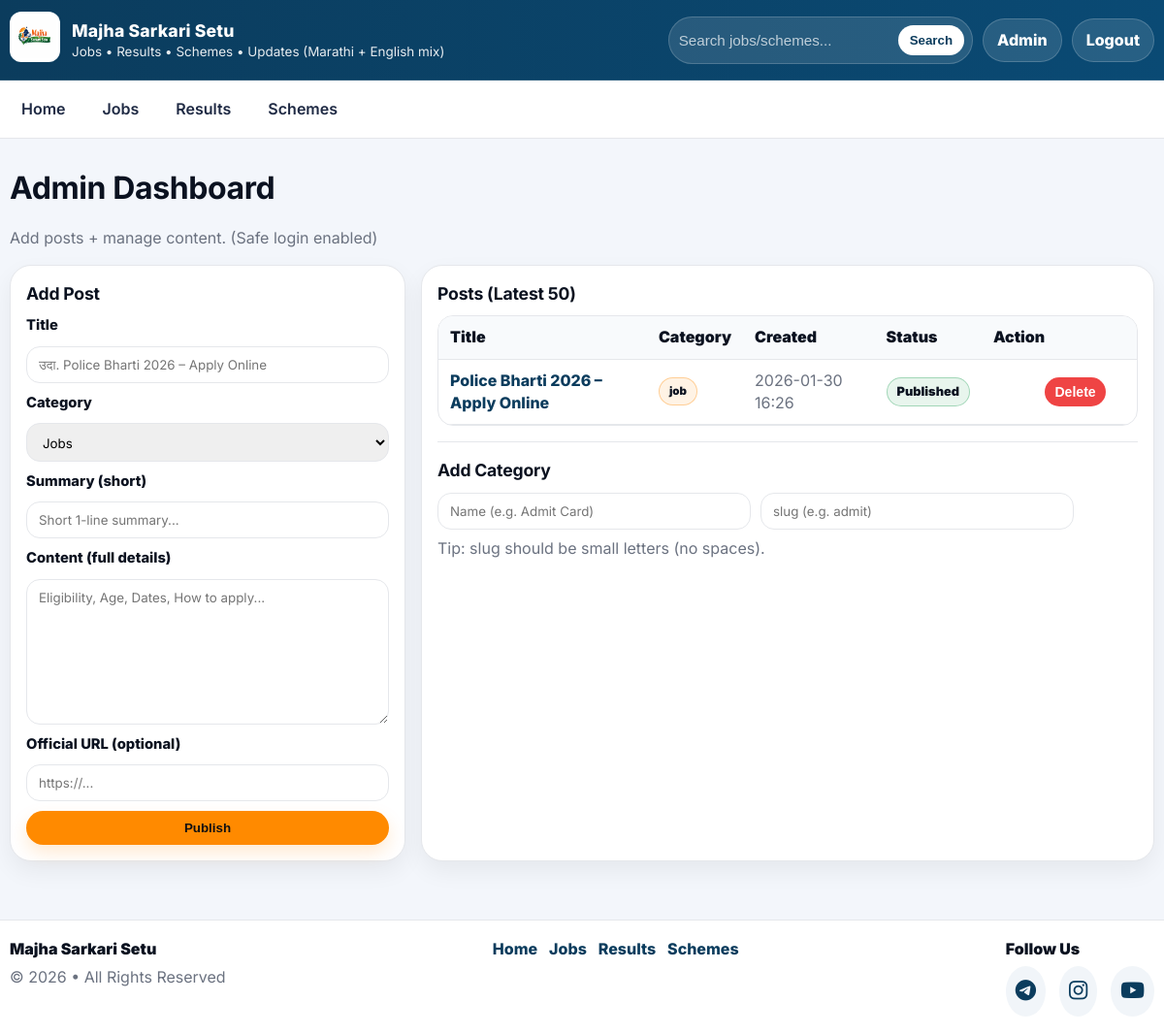
/admin (signed in), run on the app's committed database.
### tables this page shows
CREATE TABLE posts (
                id INTEGER PRIMARY KEY AUTOINCREMENT,
                title TEXT NOT NULL,
                category_slug TEXT NOT NULL,
                summary TEXT NOT NULL,
                content TEXT NOT NULL,
                source_url TEXT,
                created_at TEXT NOT NULL,
                is_published INTEGER NOT NULL DEFAULT 1
            );

### app.py (the view)
    @app.get("/admin")
    @admin_required
    def admin_dashboard():
        con = get_db()
        cats = con.execute("SELECT name, slug FROM categories ORDER BY id").fetchall()
        posts = con.execute(
            """SELECT id, title, category_slug, created_at, is_published
               FROM posts ORDER BY id DESC LIMIT 50"""
        ).fetchall()
        con.close()
        return render_template("admin.html", cats=cats, posts=posts)

### templates/admin.html (shortened to what this page needs)
{% extends "base.html" %}
{% block content %}
<div class="pagehead">
  <h1>Admin Dashboard</h1>
  <p class="muted">Add posts + manage content. (Safe login enabled)</p>
</div>
<div class="admingrid">
  <section class="card">
    <div class="section__head">
      <h2>Add Post</h2>
    </div>
    <form method="post" action="{{ url_for('admin_add_post') }}" class="form">
      <label>Title</label>
      <input name="title" required placeholder="उदा. Police Bharti 2026 – Apply Online">
      <label>Category</label>
      <select name="category_slug" required>
        {% for c in cats %}
          <option value="{{ c['slug'] }}">{{ c['name'] }}</option>
        {% endfor %}
      </select>
      <label>Summary (short)</label>
      <input name="summary" required placeholder="Short 1-line summary...">
      <label>Content (full details)</label>
      <textarea name="content" required rows="8" placeholder="Eligibility, Age, Dates, How to apply..."></textarea>
      <label>Official URL (optional)</label>
      <input name="source_url" placeholder="https://...">
      <button class="btn" type="submit">Publish</button>
    </form>
  </section>
  <section class="card">
    <div class="section__head">
      <h2>Posts (Latest 50)</h2>
    </div>
    <div class="tablewrap">
      <table class="table">
        <thead>
          <tr>
            <th>Title</th>
            <th>Category</th>
            <th>Created</th>
            <th>Status</th>
            <th style="width:160px;">Action</th>
          </tr>
        </thead>
        <tbody>
          {% for p in posts %}
          <tr>
            <td><a class="link" href="{{ url_for('post', post_id=p['id']) }}" target="_blank">{{ p['title'] }}</a></td>
            <td><span class="pill pill--{{ p['category_slug'] }}">{{ p['category_slug'] }}</span></td>
            <td class="muted">{{ p['created_at'] }}</td>
            <td>
              {% if p['is_published'] == 1 %}
                <span class="status status--ok">Published</span>
              {% else %}
                <span class="status status--off">Draft</span>
              {% endif %}
            </td>
            <td>
              <a class="btn btn--sm btn--ghost" href="{{ url_for('admin_edit_post', post_id=p['id']) }}">Edit</a>
              <form method="post" action="{{ url_for('admin_delete_post', post_id=p['id']) }}" style="display:inline;" onsubmit="return confirm('Delete this post?');">
                <button class="btn btn--sm btn--danger" type="submit">Delete</button>
              </form>
            </td>
          </tr>
          {% else %}
          <tr><td colspan="5" class="muted">No posts yet.</td></tr>
          {% endfor %}
        </tbody>
      </table>
    </div>
    <hr class="hr">
    <div class="section__head">
      <h2>Add Category</h2>
    </div>
    <form method="post" action="{{ url_for('admin_add_category') }}" class="form form--inline">
      <input name="name" placeholder="Name (e.g. Admit Card)" required>
      <input name="slug" placeholder="slug (e.g. admit)" required>
      <button class="btn btn--ghost" type="submit">Add</button>
    </form>
    <div class="muted" style="margin-top:8px;">Tip: slug should be small letters (no spaces).</div>
  </section>
</div>
{% endblock %}

### templates/base.html (shortened to what this page needs)
<!doctype html>
<html lang="mr">
<head>
  <link rel="stylesheet" href="{{ url_for('static', filename='style.css') }}">
  <link rel="stylesheet" href="https://cdnjs.cloudflare.com/ajax/libs/font-awesome/6.5.0/css/all.min.css">
</head>
<body>
  <header class="topbar">
    <div class="wrap topbar__inner">
      <div class="brand">
        <a class="brand__logo" href="{{ url_for('home') }}">
          <img src="{{ url_for('static', filename='images/logo.png') }}" alt="{{ site_name }} logo">
        </a>
        <div class="brand__text">
          <a class="brand__name" href="{{ url_for('home') }}">{{ site_name }}</a>
          <div class="brand__tag">Jobs • Results • Schemes • Updates (Marathi + English mix)</div>
        </div>
      </div>
      <div class="topbar__actions">
        <form class="search" action="{{ url_for('search') }}" method="get">
          <input name="q" placeholder="Search jobs/schemes..." value="{{ request.args.get('q','') }}">
          <button type="submit" aria-label="Search">Search</button>
        </form>
        {% if session.get('admin') %}
          <a class="btn btn--ghost" href="{{ url_for('admin_dashboard') }}">Admin</a>
          <a class="btn btn--ghost" href="{{ url_for('admin_logout') }}">Logout</a>
        {% else %}
          <a class="btn btn--ghost" href="{{ url_for('admin_login') }}">Admin Login</a>
        {% endif %}
      </div>
    </div>
  </header>
  <nav class="nav">
    <div class="wrap nav__inner">
      <a href="{{ url_for('home') }}">Home</a>
      <a href="{{ url_for('category', slug='job') }}">Jobs</a>
      <a href="{{ url_for('category', slug='result') }}">Results</a>
      <a href="{{ url_for('category', slug='scheme') }}">Schemes</a>
    </div>
  </nav>
  <main class="wrap main">
    {% block content %}{% endblock %}
  </main>
  <footer class="footer">
    <div class="wrap footer__inner">
      <div>
        <div class="footer__title">{{ site_name }}</div>
        <div class="muted">© {{ year }} • All Rights Reserved</div>
      </div>
      <div class="footer__links">
        <a href="{{ url_for('home') }}">Home</a>
        <a href="{{ url_for('category', slug='job') }}">Jobs</a>
        <a href="{{ url_for('category', slug='result') }}">Results</a>
        <a href="{{ url_for('category', slug='scheme') }}">Schemes</a>
      </div>
      <div class="footer__social">
        <h4>Follow Us</h4>
        <div class="social-icons">
          <a href="https://t.me/@Mazha_Sarkari_Setu" target="_blank" title="Telegram">
            <i class="fa-brands fa-telegram"></i>
          </a>
          <a href="https://instagram.com/mohannikam_001?igsh=bjlryjqdGY4Y28x" target="_blank" title="Instagram">
            <i class="fa-brands fa-instagram"></i>
          </a>
          <a href="https://youtube.com/@Mazha_Sarkari_Setu" target="_blank" title="YouTube">
            <i class="fa-brands fa-youtube"></i>
          </a>
        </div>
      </div>
    </div>
</footer>
</body>
</html>

### data on the page
posts: title "Police Bharti 2026 – Apply Online", category_slug "job", created_at "2026-01-30 16:26", is_published "Published"

### other printed values
{{ site_name }} "Majha Sarkari Setu"
form field category_slug "Jobs"
